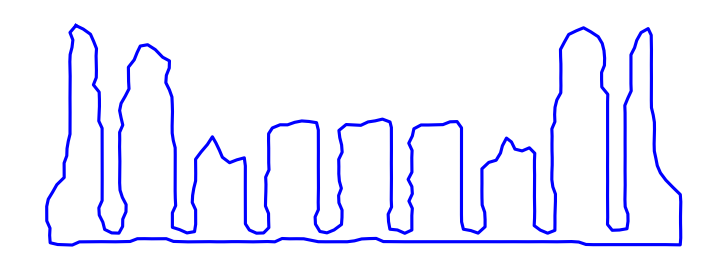
#> input picture fourier_output.png, 727 x 271 px
$ python fourier.py ../fourier_output.png
#> lines starting #> are read from the running program, lines starting #| are printed output that depends on the picture; after the words box and inside, x2 and y2 are one past the last pixel; in counts of white or black regions, pixels touching at a corner belong together
import argparse
import cv2
import numpy as np
import matplotlib.pyplot as plt
from tkinter import Tk, filedialog


def preprocess_image(filename: str) -> np.ndarray:
    """Load image, remove long straight lines (grid/background), return cleaned grayscale."""
    img = cv2.imread(filename, cv2.IMREAD_GRAYSCALE)

    # Adaptive threshold for binarization
    _, thresh = cv2.threshold(img, 0, 255, cv2.THRESH_BINARY_INV + cv2.THRESH_OTSU)

    # Use morphology to reduce noise
    kernel = np.ones((3, 3), np.uint8)
    clean = cv2.morphologyEx(thresh, cv2.MORPH_OPEN, kernel, iterations=1)

    # Detect lines with Hough transform
    edges = cv2.Canny(clean, 50, 150, apertureSize=3)
    lines = cv2.HoughLinesP(edges, 1, np.pi / 180, threshold=100, minLineLength=80, maxLineGap=5)

    # Mask out detected lines
    mask = np.ones_like(clean) * 255
    if lines is not None:
        for x1, y1, x2, y2 in lines[:, 0]:
            cv2.line(mask, (x1, y1), (x2, y2), 0, 3)

    result = cv2.bitwise_and(clean, mask)
    return result


def extract_contour_from_jpg(filename: str, scale: float = 1/100) -> np.ndarray:
    """Extract the largest contour from a preprocessed JPG image."""
    preprocessed = preprocess_image(filename)
    edges = cv2.Canny(preprocessed, 100, 200)
    contours, _ = cv2.findContours(edges, cv2.RETR_EXTERNAL, cv2.CHAIN_APPROX_NONE)
    cnt = max(contours, key=cv2.contourArea)
    points = np.array([x[0] for x in cnt], dtype=np.float32)
    points = (points - points.mean(axis=0)) * scale
    return points[:, 0] + 1j * (-points[:, 1])  # complex plane


def fourier_transform(points: np.ndarray, n_terms: int = 1000):
    """Compute DFT of contour points."""
    N = len(points)
    freqs = np.fft.fftfreq(N)
    coefs = np.fft.fft(points) / N
    return freqs, coefs


def reconstruct_path(freqs, coefs, N=500, n_terms=1000):
    """Reconstruct curve from Fourier coefficients."""
    t = np.linspace(0, 1, N)
    path = np.zeros(N, dtype=complex)
    indices = np.argsort(np.abs(coefs))[-n_terms:]  # strongest terms
    for k in indices:
        path += coefs[k] * np.exp(2j * np.pi * freqs[k] * t * len(coefs))
    return path


def plot_and_save(path: np.ndarray, outfile: str = "fourier_output.png"):
    """Save and display Fourier reconstruction."""
    plt.figure(figsize=(6, 6))
    plt.plot(path.real, path.imag, color="blue")
    plt.gca().set_aspect("equal")
    plt.axis("off")
    plt.savefig(outfile, bbox_inches="tight", dpi=150)
    plt.show()


def choose_file_gui() -> str:
    """Open file dialog to pick an image."""
    root = Tk()
    root.withdraw()
    filepath = filedialog.askopenfilename(
        filetypes=[("Image files", "*.jpg;*.jpeg;*.png")]
    )
    root.destroy()
    return filepath


def main():
    parser = argparse.ArgumentParser(description="JPG → Fourier contour visualization")
    parser.add_argument("image", nargs="?", help="Path to image (JPG/PNG)")
    parser.add_argument("--terms", type=int, default=20000, help="Number of Fourier terms")
    parser.add_argument("--output", default="fourier_output.png", help="Output image filename")
    args = parser.parse_args()

    # If no image path given, open GUI
    image_path = args.image or choose_file_gui()
    if not image_path:
        print("No file selected. Exiting.")
        return

    points = extract_contour_from_jpg(image_path)
#> in preprocess_image, `img = cv2.imread(filename, cv2.IMREAD_GRAYSCALE)`:
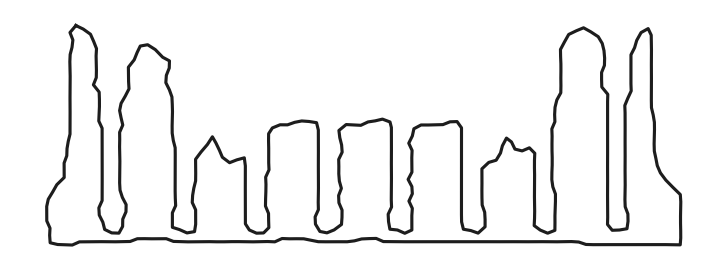
#> img: shape (271, 727); min 29, max 255, mean 241.6
#> in preprocess_image, `_, thresh = cv2.threshold(img, 0, 255, cv2.THRESH_BINARY_INV + cv2.THR..`:
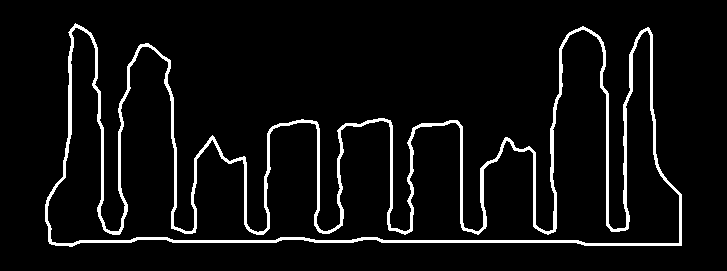
#> thresh: shape (271, 727); 6% white; 1 white region, box (x1, y1, x2, y2) and area: (45, 23, 682, 247) 11794
#> in preprocess_image, `clean = cv2.morphologyEx(thresh, cv2.MORPH_OPEN, kernel, iterations=1)`: clean: shape (271, 727); 5.9% white; 8 white regions, largest, box (x1, y1, x2, y2) and area: (264, 118, 480, 234) 2634, (45, 184, 682, 247) 2270, (63, 24, 155, 235) 1939
#> in preprocess_image, `edges = cv2.Canny(clean, 50, 150, apertureSize=3)`:
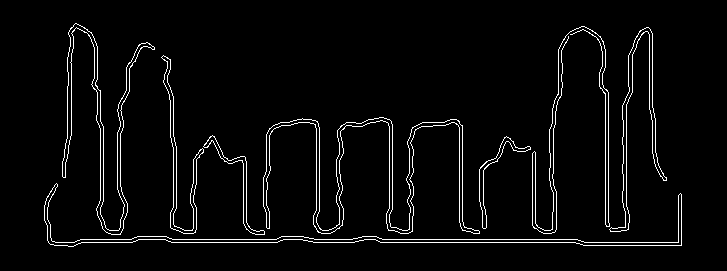
#> edges: shape (271, 727); 3.7% white in thin lines or dots, all inside (x1, y1, x2, y2) = (44, 23, 682, 247)
#> in preprocess_image, `lines = cv2.HoughLinesP(edges, 1, np.pi / 180, threshold=100, minLineL..`: lines = [[171, 242, 277, 242], [382, 239, 577, 239], [380, 242, 575, 242], [605, 224, 605, 89], [608, 226, 608, 92], [173, 229, 173, 147], [583, 245, 681, 245]]
#> the loop in preprocess_image, `for x1, y1, x2, y2 in lines[:, 0]:` made 7 passes
#> after the loop in preprocess_image, `for x1, y1, x2, y2 in lines[:, 0]:`:
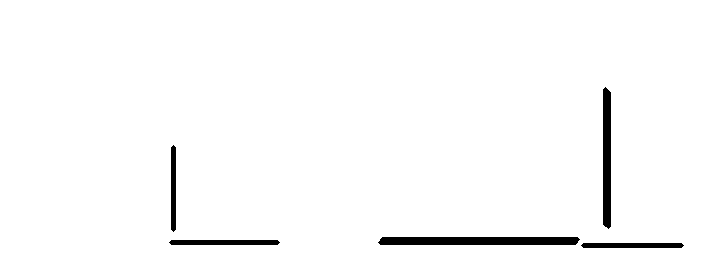
#> mask: shape (271, 727); 97.9% white; 5 black regions, box (x1, y1, x2, y2) and area: (378, 237, 580, 245) 1586, (603, 87, 611, 229) 1103, (169, 240, 280, 245) 543, (581, 243, 684, 248) 503, (171, 145, 176, 232) 423
#> in preprocess_image, `result = cv2.bitwise_and(clean, mask)`:
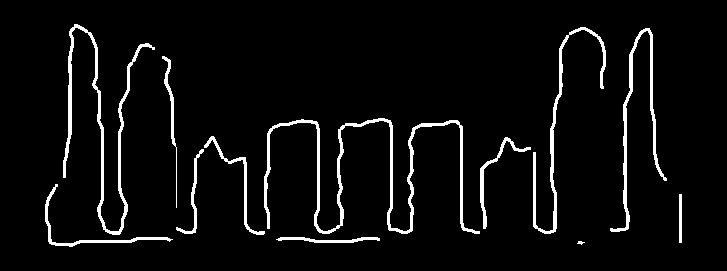
#> result: shape (271, 727); 4.9% white; 12 white regions (1 under 20 px), largest, box (x1, y1, x2, y2) and area: (264, 118, 480, 234) 2634, (63, 24, 155, 235) 1939, (610, 28, 667, 232) 1257
#> in extract_contour_from_jpg, `edges = cv2.Canny(preprocessed, 100, 200)`:
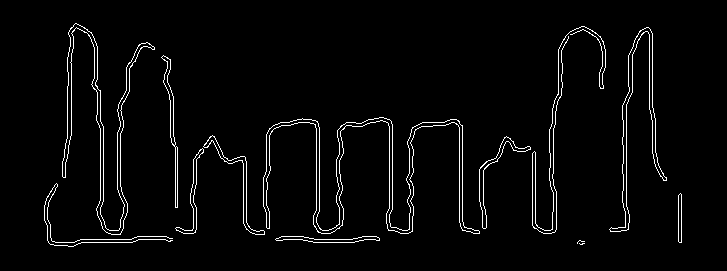
#> edges: shape (271, 727); 3.1% white in thin lines or dots, all inside (x1, y1, x2, y2) = (44, 23, 682, 247)
#> in extract_contour_from_jpg, `contours, _ = cv2.findContours(edges, cv2.RETR_EXTERNAL, cv2.CHAIN_APP..`: contours = 13 contours, 4 with area under 20; largest, box (x1, y1, x2, y2) and area: (263, 117, 480, 234) 2650, (62, 23, 155, 235) 1941, (609, 27, 667, 232) 1252, (203, 135, 265, 235) 463, (479, 136, 531, 229) 458
#> in extract_contour_from_jpg, `cnt = max(contours, key=cv2.contourArea)`: cnt = contour of 1633 points, box (x1, y1, x2, y2) (263, 117, 480, 234), area 2650
#> in extract_contour_from_jpg, `points = np.array([x[0] for x in cnt], dtype=np.float32)`: points = 1633 pairs, first value 263 to 479, second value 117 to 233
#> in extract_contour_from_jpg, `points = (points - points.mean(axis=0)) * scale`: points = 1633 pairs, first value -1.04 to 1.12, second value -0.545 to 0.615
    freqs, coefs = fourier_transform(points)
#> in fourier_transform, `N = len(points)`: N = 1633
#> in fourier_transform, `freqs = np.fft.fftfreq(N)`: freqs = 1633 values, max 0.5 at index 816, min -0.5 at index 817, mean -3.48e-17
    path = reconstruct_path(freqs, coefs, n_terms=args.terms)
#> in reconstruct_path, `indices = np.argsort(np.abs(coefs))[-n_terms:]`: indices = 1633 values, max 1632 at index 1631, min 0 at index 0, mean 816
#> the loop in reconstruct_path, `for k in indices:` made 1633 passes
#> k on passes 2 to 4: 543, 670, 1433
    plot_and_save(path, args.output)
#> in plot_and_save, `plt.savefig(outfile, bbox_inches="tight", dpi=150)`:
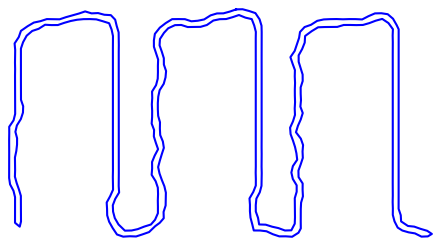
#> figure drawn by matplotlib, 1 panel


if __name__ == "__main__":
    main()
